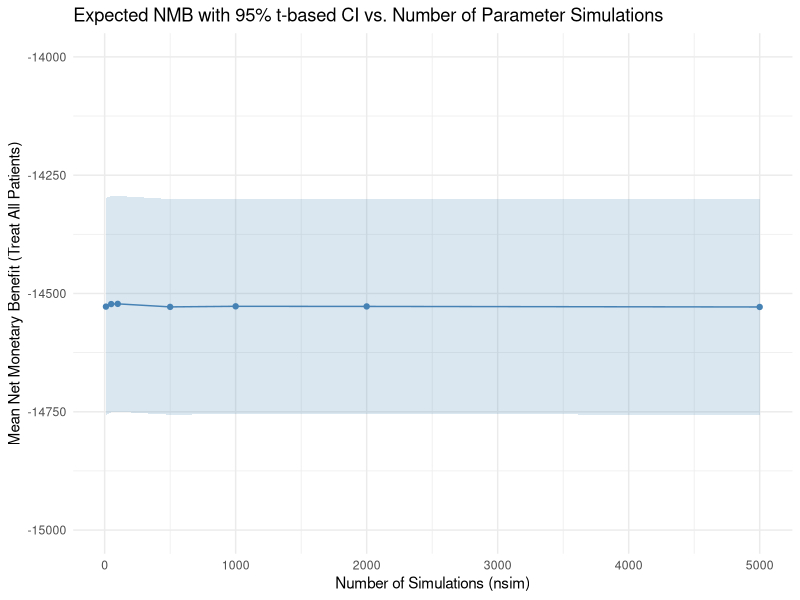
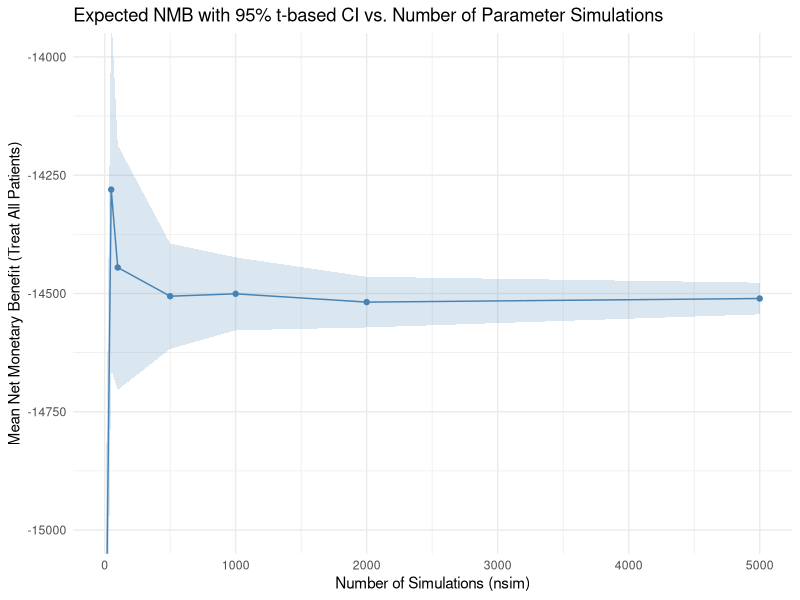

R code for these plots, in order:
set.seed(42)
library(dplyr)
library(ggplot2)

# Fixed parameters
wtp <- 30000
n_patients <- 540  # fixed number of patients

# Simulation sizes to evaluate
nsim_values <- c(10, 50, 100, 500, 1000, 2000, 5000)

# Fixed patient illness status
p_ill <- 0.19
ill_status <- rbinom(n_patients, 1, p_ill)

p_cure_ill_treat <- 0.85
p_cure_notill <- 0.99

#========= Average NMB by patient

# Store results
results_pt <- data.frame()

for (nsim in nsim_values) {

  mean_nmbs = c()
  
  for(j in 1:n_patients) {
    # Store mean NMBs from each parameter simulation
    
    cost_cure_ill <- rnorm(nsim, mean = 20000, sd = 200)
    cost_death_ill <- rnorm(nsim, mean = 100000, sd = 200)
    cost_cure_notill <- rnorm(nsim, mean = 30000, sd = 200)
    cost_death_notill <- rnorm(nsim, mean = 100000, sd = 200)
    qaly_cure_ill <- rbeta(nsim, 90, 10)
    qaly_cure_notill <- rbeta(nsim, 50, 50)
    
    ill_status_pt = rep(ill_status[j], nsim)
      
    qaly <- ifelse(ill_status_pt == 1, p_cure_ill_treat * qaly_cure_ill , qaly_cure_notill * p_cure_notill)
    cost <- ifelse(ill_status_pt == 1, p_cure_ill_treat * cost_cure_ill + (1-p_cure_ill_treat)*cost_death_ill, 
                     p_cure_notill * cost_cure_notill + (1-p_cure_notill)*cost_death_notill)
      
    nmb <- qaly * wtp - cost
    mean_nmbs[j] <- mean(nmb)
  }
  
  # Calculate mean and t-distribution CI
  mean_nmb <- mean(mean_nmbs)
  se_nmb <- sd(mean_nmbs) / sqrt(n_patients)
  t_crit <- qt(0.975, df = n_patients - 1)
  ci_lower <- mean_nmb - t_crit * se_nmb
  ci_upper <- mean_nmb + t_crit * se_nmb
  
  results_pt <- rbind(results_pt, data.frame(
    nsim = nsim,
    mean_nmb = mean_nmb,
    ci_lower = ci_lower,
    ci_upper = ci_upper
  ))
}

# Plotting the results_pt
ggplot(results_pt, aes(x = nsim, y = mean_nmb)) +
  geom_line(color = "steelblue") +
  geom_point(color = "steelblue") +
  geom_ribbon(aes(ymin = ci_lower, ymax = ci_upper), alpha = 0.2, fill = "steelblue") +
  coord_cartesian(ylim = c(-15000, -14000)) +
  theme_minimal() +
  labs(
    title = "Expected NMB with 95% t-based CI vs. Number of Parameter Simulations",
    x = "Number of Simulations (nsim)",
    y = "Mean Net Monetary Benefit (Treat All Patients)"
  )


#========= Average NMB by simulation

# Store results
results_sim <- data.frame()

for (nsim in nsim_values) {
  
  mean_nmbs = c()

  for(k in 1:nsim) {
      # Store mean NMBs from each parameter simulation
      
    cost_cure_ill <- rnorm(1, mean = 20000, sd = 200)
    cost_death_ill <- rnorm(1, mean = 100000, sd = 200)
    cost_cure_notill <- rnorm(1, mean = 30000, sd = 200)
    cost_death_notill <- rnorm(1, mean = 100000, sd = 200)
    qaly_cure_ill <- rbeta(1, 90, 10)
    qaly_cure_notill <- rbeta(1, 50, 50)
    
    qaly <- ifelse(ill_status == 1, p_cure_ill_treat * qaly_cure_ill , qaly_cure_notill * p_cure_notill)
    cost <- ifelse(ill_status == 1, p_cure_ill_treat * cost_cure_ill + (1-p_cure_ill_treat)*cost_death_ill, 
                   p_cure_notill * cost_cure_notill + (1-p_cure_notill)*cost_death_notill)
    
    nmb <- qaly * wtp - cost
    mean_nmbs[k] <- mean(nmb)
  } 
  # Calculate mean and t-distribution CI
  mean_nmb <- mean(mean_nmbs)
  se_nmb <- sd(mean_nmbs) / sqrt(nsim)
  t_crit <- qt(0.975, df = nsim - 1)
  ci_lower <- mean_nmb - t_crit * se_nmb
  ci_upper <- mean_nmb + t_crit * se_nmb
  
  results_sim <- rbind(results_sim, data.frame(
    nsim = nsim,
    mean_nmb = mean_nmb,
    ci_lower = ci_lower,
    ci_upper = ci_upper
  ))
}



# Plotting the results
ggplot(results_sim, aes(x = nsim, y = mean_nmb)) +
  geom_line(color = "steelblue") +
  geom_point(color = "steelblue") +
  geom_ribbon(aes(ymin = ci_lower, ymax = ci_upper), alpha = 0.2, fill = "steelblue") +
  coord_cartesian(ylim = c(-15000, -14000)) +
  theme_minimal() +
  labs(
    title = "Expected NMB with 95% t-based CI vs. Number of Parameter Simulations",
    x = "Number of Simulations (nsim)",
    y = "Mean Net Monetary Benefit (Treat All Patients)"
  )
